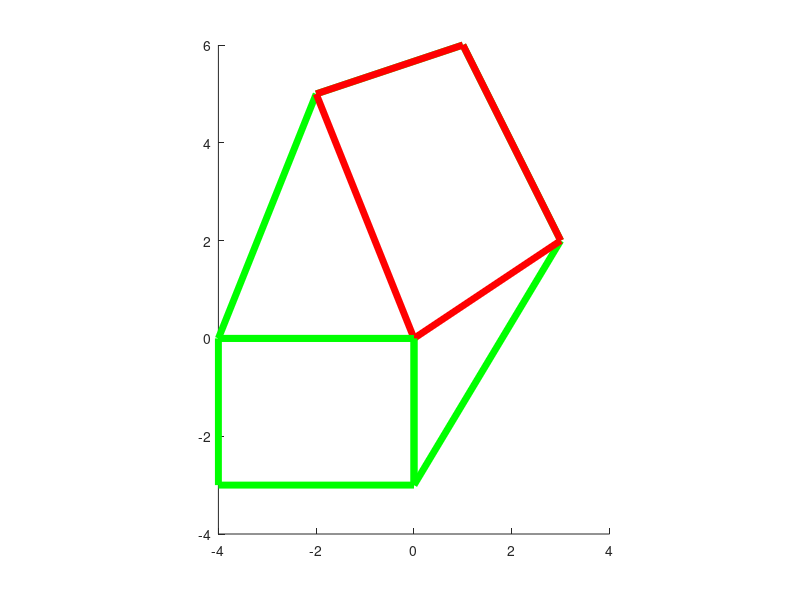
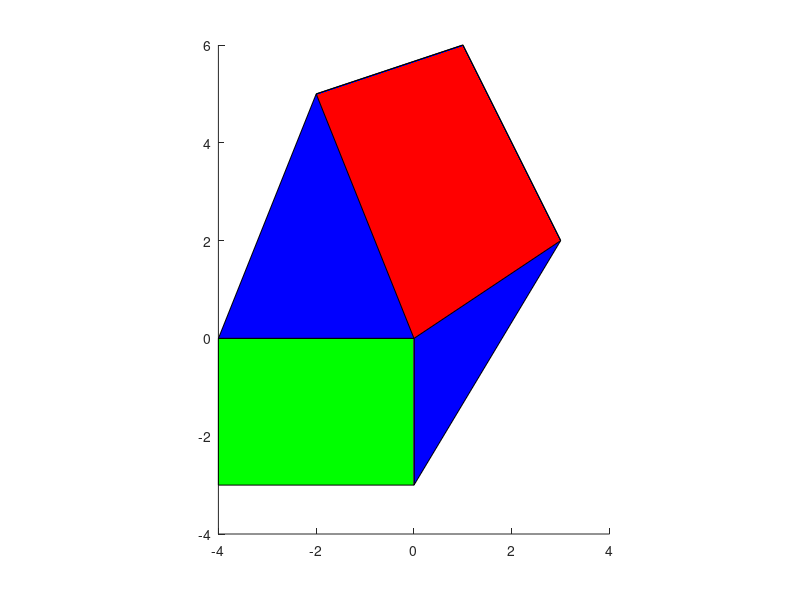

Source code (MATLAB) for these figures, in order:
clear, clc

l = [1 2 5 10]

w = [2 4.3 1 1.5]

area_rectangles = l.*w

h = [5 1 4 0.5]

area_beams = 2.*l.*w+2.*l.*h+2.*w.*h

volume_beams = l.*h.*w

radius = [1 2 3 4 6 7 10 12]

area_spheres = 4.*pi.*radius.^2

volume_spheres = (4./3).*pi.*radius.^3

ratio = volume_spheres./area_spheres

plot(radius, area_spheres, '--or')

hold on
plot(radius, volume_spheres, ':xk')
legend('area', 'volume', 'Location', 'Northwest')
hold off

% figure(34) , clf(34) , hold on
% plot(radius, ratio, '-*g', 'LineWidth', 2, 'MarkerEdgeColor', 'k', 'MarkerSize', 10)
% plot([0,radius(1)],[0,ratio(1)],':k','LineWidth',4)
% xlabel('radius') ,ylabel('volume/area')
% text(4,0.5,'note: graph passes the origin')
% title('the ratio volume/area is proportional to the radius','FontSize',15)
% hold off

O = [0 0]
P = [3 2]
Q = [-2 5]
R = [0 -3]
S = [1 6]
T = [-4 0]
U = [-4 -3]

HexX = [O(1) R(1) P(1) S(1) Q(1) T(1) O(1)]
HexY = [O(2) R(2) P(2) S(2) Q(2) T(2) O(2)]

TetX = [O(1) P(1) S(1) Q(1) O(1)]
TetY = [O(2) P(2) S(2) Q(2) O(2)]

pos = [-4 -3 4 3]

figure(1) , clf(1) , hold on
axis([-4 4, -4 6]) , axis equal
plot(HexX, HexY, 'LineWidth', 5, 'Color', 'g')
plot(TetX, TetY, 'LineWidth', 5, 'Color', 'r')
rectangle('Position', pos, 'LineWidth', 5, 'EdgeColor', 'g')
hold off

figure(2) , clf(2) , hold on
axis([-4 4, -4 6]) , axis equal
fill(HexX, HexY, 'b')
fill(TetX, TetY, 'r')
rectangle('Position', pos, 'FaceColor', 'g')
hold off



